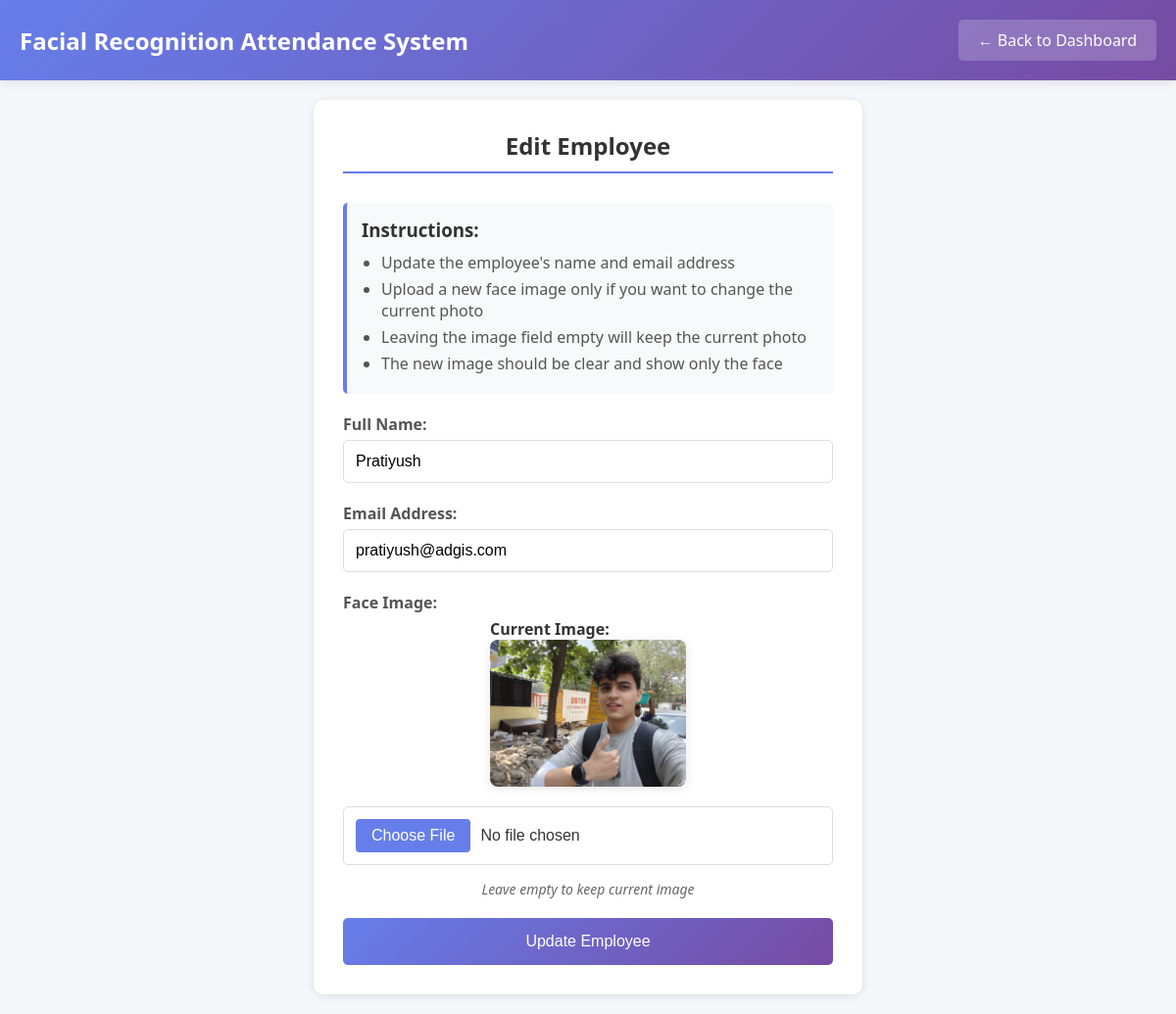
/edit_employee/18 (signed in), run on the app's committed database.
### tables this page shows
CREATE TABLE employees (
                        id INTEGER PRIMARY KEY AUTOINCREMENT,
                        name TEXT NOT NULL,
                        email TEXT UNIQUE,
                        face_encoding TEXT NOT NULL,
                        image_path TEXT,
                        created_at TIMESTAMP DEFAULT CURRENT_TIMESTAMP
                    );

### app.py (the view, shortened to what this page needs)
@app.route('/edit_employee/<int:employee_id>', methods=['GET', 'POST'])
def edit_employee(employee_id):
    if 'admin_id' not in session:
        return redirect(url_for('login'))
    conn = get_db_connection()
    employee = conn.execute('SELECT * FROM employees WHERE id = ?', (employee_id,)).fetchone()
    conn.close()
    if not employee:
        flash('Employee not found', 'error')
        return redirect(url_for('dashboard'))
    return render_template('edit_employee.html', employee=employee)

### app.py (called while the page is built)
def get_db_connection():
    conn = sqlite3.connect('attendance.db')
    conn.row_factory = sqlite3.Row
    return conn

### templates/edit_employee.html (shortened to what this page needs)
<!DOCTYPE html>
<html lang="en">
<head>
</head>
<body>
    <div class="header">
        <h1>Facial Recognition Attendance System</h1>
        <a href="{{ url_for('dashboard') }}" class="back-btn">← Back to Dashboard</a>
    </div>
    <div class="container">
        <div class="form-container">
            <h2>Edit Employee</h2>
            <div class="instructions">
                <h3>Instructions:</h3>
                <ul>
                    <li>Update the employee's name and email address</li>
                    <li>Upload a new face image only if you want to change the current photo</li>
                    <li>Leaving the image field empty will keep the current photo</li>
                    <li>The new image should be clear and show only the face</li>
                </ul>
            </div>
            <form method="POST" enctype="multipart/form-data" id="editEmployeeForm">
                <div class="form-group">
                    <label for="name">Full Name:</label>
                    <input type="text" id="name" name="name" value="{{ employee.name }}" required placeholder="Enter employee's full name">
                </div>
                <div class="form-group">
                    <label for="email">Email Address:</label>
                    <input type="email" id="email" name="email" value="{{ employee.email }}" required placeholder="Enter employee's email">
                </div>
                <div class="form-group">
                    <label for="face_image">Face Image:</label>
                    <div class="image-section">
                        {% if employee.image_path %}
                            <div>
                                <p><strong>Current Image:</strong></p>
                                <img src="{{ url_for('static', filename=employee.image_path) }}" alt="Current employee photo" class="current-image">
                            </div>
                        {% endif %}
                        <div class="file-input-container">
                            <input type="file" id="face_image" name="face_image" class="file-input" accept="image/*">
                        </div>
                        <p class="optional-note">Leave empty to keep current image</p>
                    </div>
                </div>
                <button type="submit">Update Employee</button>
            </form>
        </div>
    </div>
</body>
</html>

### templates/edit_employee.html (style rules this page uses)
* { margin: 0; padding: 0; box-sizing: border-box; }
body { font-family: 'Segoe UI', Tahoma, Geneva, Verdana, sans-serif; background: #f5f7fa; color: #333; }
.header { background: linear-gradient(135deg, #667eea 0%, #764ba2 100%); color: white; padding: 20px; display: flex; justify-content: space-between; align-items: center; box-shadow: 0 2px 10px rgba(0, 0, 0, 0.1); }
.header h1 { font-size: 24px; }
.back-btn { background: rgba(255, 255, 255, 0.2); color: white; padding: 10px 20px; border-radius: 5px; text-decoration: none; transition: background 0.3s ease; }
.container { max-width: 600px; margin: 0 auto; padding: 20px; }
.form-container { background: white; padding: 30px; border-radius: 10px; box-shadow: 0 2px 10px rgba(0, 0, 0, 0.1); }
h2 { text-align: center; color: #333; margin-bottom: 30px; border-bottom: 2px solid #667eea; padding-bottom: 10px; }
.form-group { margin-bottom: 20px; }
label { display: block; margin-bottom: 5px; color: #555; font-weight: bold; }
input[type="text"], input[type="email"] { width: 100%; padding: 12px; border: 1px solid #ddd; border-radius: 5px; font-size: 16px; box-sizing: border-box; }
.file-input-container { position: relative; display: inline-block; width: 100%; }
.file-input { width: 100%; padding: 12px; border: 1px solid #ddd; border-radius: 5px; font-size: 16px; box-sizing: border-box; background: white; }
.current-image { max-width: 200px; max-height: 200px; border-radius: 8px; box-shadow: 0 2px 10px rgba(0, 0, 0, 0.1); }
.image-section { display: flex; flex-direction: column; align-items: center; gap: 15px; }
button { width: 100%; padding: 15px; background: linear-gradient(135deg, #667eea 0%, #764ba2 100%); color: white; border: none; border-radius: 5px; font-size: 16px; cursor: pointer; transition: background 0.3s ease; }
.instructions { background: #f8f9fa; padding: 15px; border-radius: 5px; margin-bottom: 20px; border-left: 4px solid #667eea; }
.instructions h3 { margin-bottom: 10px; color: #333; }
.instructions ul { margin-left: 20px; }
.instructions li { margin-bottom: 5px; color: #555; }
.optional-note { font-style: italic; color: #666; font-size: 14px; }

### data on the page
employees: name "Pratiyush", email "pratiyush@adgis.com", image_path (picture)
